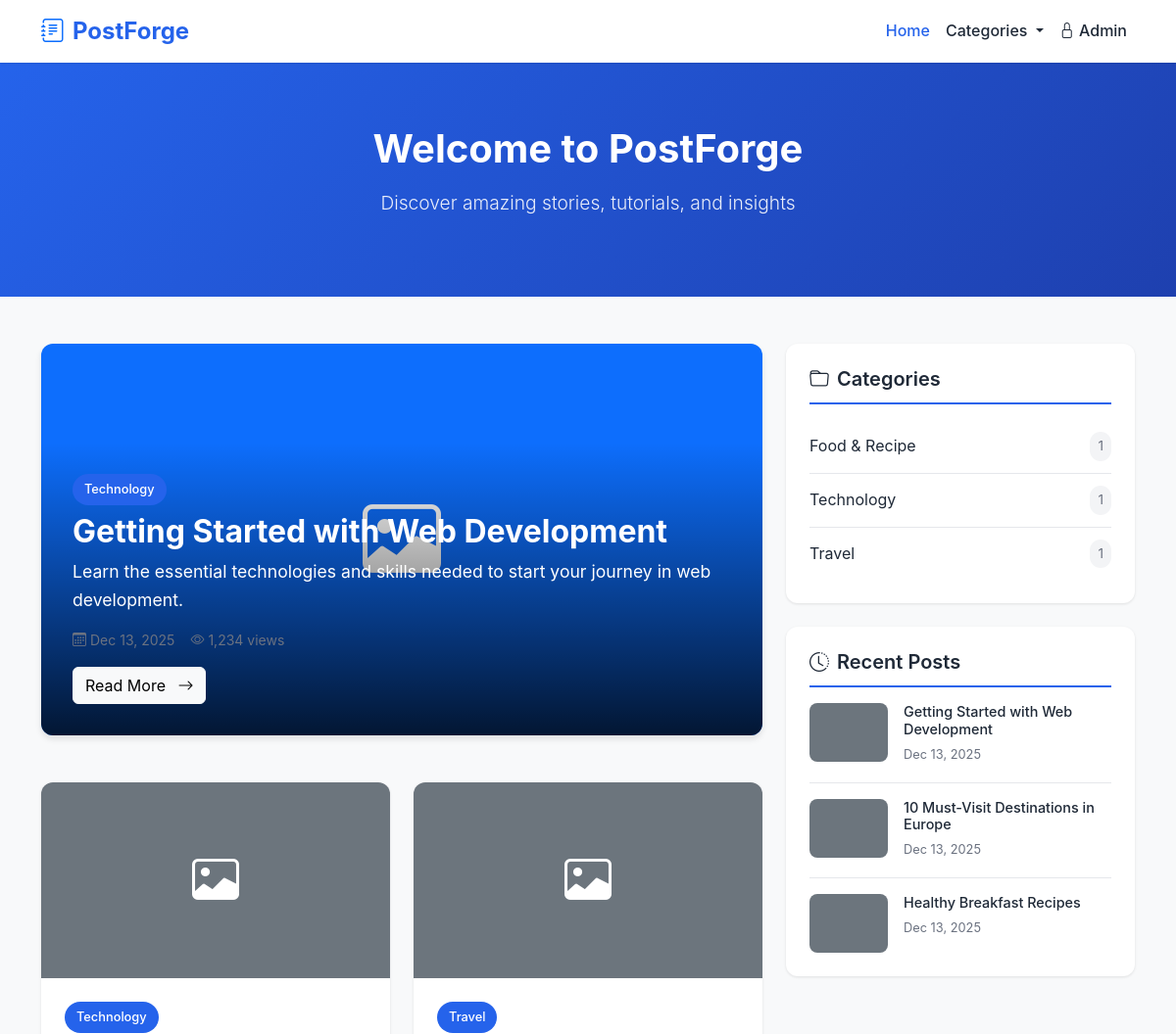
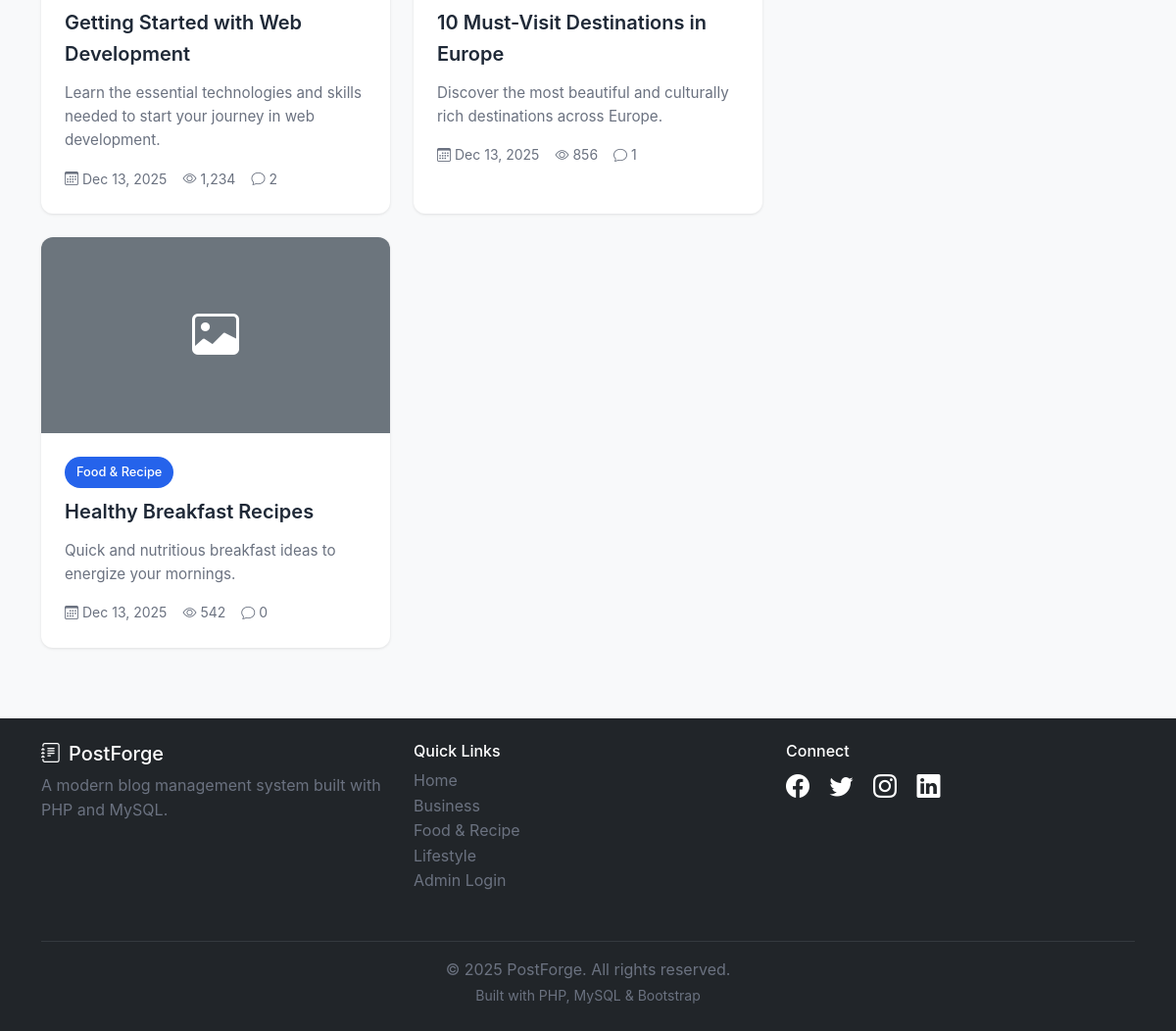
The page / on the database its author committed (2 pictures, top to bottom).
### tables this page shows
CREATE TABLE IF NOT EXISTS posts (
    id INT PRIMARY KEY AUTO_INCREMENT,
    title VARCHAR(255) NOT NULL,
    slug VARCHAR(255) UNIQUE NOT NULL,
    content TEXT NOT NULL,
    excerpt TEXT,
    featured_image VARCHAR(255),
    category_id INT,
    author_id INT,
    status ENUM('draft', 'published') DEFAULT 'draft',
    views INT DEFAULT 0,
    created_at TIMESTAMP DEFAULT CURRENT_TIMESTAMP,
    updated_at TIMESTAMP DEFAULT CURRENT_TIMESTAMP ON UPDATE CURRENT_TIMESTAMP,
    published_at TIMESTAMP NULL,
    FOREIGN KEY (category_id) REFERENCES categories(id) ON DELETE SET NULL,
    FOREIGN KEY (author_id) REFERENCES admins(id) ON DELETE CASCADE,
    INDEX idx_slug (slug),
    INDEX idx_status (status),
    INDEX idx_category (category_id),
    INDEX idx_author (author_id),
    INDEX idx_created (created_at),
    FULLTEXT idx_search (title, content)
);

CREATE TABLE IF NOT EXISTS categories (
    id INT PRIMARY KEY AUTO_INCREMENT,
    name VARCHAR(100) UNIQUE NOT NULL,
    slug VARCHAR(100) UNIQUE NOT NULL,
    description TEXT,
    created_at TIMESTAMP DEFAULT CURRENT_TIMESTAMP,
    INDEX idx_slug (slug)
);

### includes/functions.php (called while the page is built, shortened)
<?php
function sanitize($data) {
    return htmlspecialchars($data, ENT_QUOTES, 'UTF-8');
}
function formatDate($date, $format = 'M d, Y') {
    return date($format, strtotime($date));
}
function truncate($text, $length = 100, $suffix = '...') {
    return $text;
}
function formatNumber($number) {
    return number_format($number);
}

### public/index.php (the view, shortened to what this page needs)
<?php
require_once '../includes/functions.php';
$page = isset($_GET['page']) ? (int)$_GET['page'] : 1;
try {
    $db = getDB();
    $featuredStmt = $db->query("
        SELECT p.*, c.name as category_name, c.slug as category_slug
        FROM posts p
        LEFT JOIN categories c ON p.category_id = c.id
        WHERE p.status = 'published'
        ORDER BY p.published_at DESC
        LIMIT 1
    ");
    $featuredPost = $featuredStmt->fetch();
    $countStmt = $db->query("SELECT COUNT(*) as count FROM posts WHERE status = 'published'");
    $total = $countStmt->fetch()['count'];
    $pagination = getPagination($total, POSTS_PER_PAGE, $page);
    $postsStmt = $db->prepare("
        SELECT p.*, c.name as category_name, c.slug as category_slug, a.full_name as author_name, a.profile_image as author_image,
               (SELECT COUNT(*) FROM comments WHERE post_id = p.id AND status = 'approved') as comment_count
        FROM posts p
        LEFT JOIN categories c ON p.category_id = c.id
        LEFT JOIN admins a ON p.author_id = a.id
        WHERE p.status = 'published'
        ORDER BY p.published_at DESC
        LIMIT :offset, :limit
    ");
    $postsStmt->execute([
        'offset' => $pagination['offset'],
        'limit' => POSTS_PER_PAGE
    ]);
    $posts = $postsStmt->fetchAll();
    $categoriesStmt = $db->query("
        SELECT c.*, COUNT(p.id) as post_count
        FROM categories c
        LEFT JOIN posts p ON c.id = p.category_id AND p.status = 'published'
        GROUP BY c.id
        HAVING post_count > 0
        ORDER BY c.name ASC
    ");
    $categories = $categoriesStmt->fetchAll();
    $recentStmt = $db->query("
        SELECT p.*, c.name as category_name
        FROM posts p
        LEFT JOIN categories c ON p.category_id = c.id
        WHERE p.status = 'published'
        ORDER BY p.published_at DESC
        LIMIT 5
    ");
    $recentPosts = $recentStmt->fetchAll();
} catch (PDOException $e) {
    $error = 'Error loading posts';
    $posts = [];
}
include 'includes/header.php';
?>
<div class="hero-section">
    <div class="container text-center">
        <h1>Welcome to <?php echo SITE_NAME; ?></h1>
        <p class="lead">Discover amazing stories, tutorials, and insights</p>
    </div>
</div>
<div class="container mb-5">
    <div class="row">
        <div class="col-lg-8">
            <?php if ($featuredPost && $page == 1): ?>
                <div class="featured-post">
                    <?php if ($featuredPost['featured_image']): ?>
                        <img src="<?php echo UPLOAD_URL . sanitize($featuredPost['featured_image']); ?>"
                             alt="<?php echo sanitize($featuredPost['title']); ?>"
                             class="featured-post-img">
                    <?php else: ?>
                        <div class="featured-post-img bg-primary d-flex align-items-center justify-content-center">
                            <i class="bi bi-image text-white" style="font-size: 5rem;"></i>
                        </div>
                    <?php endif; ?>
                    <div class="featured-post-overlay">
                        <a href="category.php?slug=<?php echo $featuredPost['category_slug']; ?>"
                           class="category-badge mb-2">
                            <?php echo sanitize($featuredPost['category_name'] ?? 'Uncategorized'); ?>
                        </a>
                        <h2><?php echo sanitize($featuredPost['title']); ?></h2>
                        <p><?php echo sanitize(truncate($featuredPost['excerpt'], 150)); ?></p>
                        <div class="post-meta">
                            <span class="post-meta-item">
                                <i class="bi bi-calendar3"></i>
                                <?php echo formatDate($featuredPost['published_at']); ?>
                            </span>
                            <span class="post-meta-item">
                                <i class="bi bi-eye"></i>
                                <?php echo formatNumber($featuredPost['views']); ?> views
                            </span>
                        </div>
                        <a href="post.php?slug=<?php echo $featuredPost['slug']; ?>"
                           class="btn btn-light mt-3">
                            Read More <i class="bi bi-arrow-right ms-2"></i>
                        </a>
                    </div>
                </div>
            <?php endif; ?>
            <div class="row">
                <?php if (empty($posts)): ?>
                    <div class="col-12">
                        <div class="alert alert-info">
                            <i class="bi bi-info-circle me-2"></i>No posts available yet.
                        </div>
                    </div>
                <?php else: ?>
                    <?php foreach ($posts as $post): ?>
                        <div class="col-md-6 mb-4">
                            <div class="card post-card">
                                <?php if ($post['featured_image']): ?>
                                    <img src="<?php echo UPLOAD_URL . sanitize($post['featured_image']); ?>"
                                         alt="<?php echo sanitize($post['title']); ?>"
                                         class="post-card-img">
                                <?php else: ?>
                                    <div class="post-card-img bg-secondary d-flex align-items-center justify-content-center">
                                        <i class="bi bi-image text-white" style="font-size: 3rem;"></i>
                                    </div>
                                <?php endif; ?>
                                <div class="post-card-body">
                                    <a href="category.php?slug=<?php echo $post['category_slug']; ?>"
                                       class="category-badge mb-2">
                                        <?php echo sanitize($post['category_name'] ?? 'Uncategorized'); ?>
                                    </a>
                                    <a href="post.php?slug=<?php echo $post['slug']; ?>"
                                       class="post-card-title">
                                        <?php echo sanitize($post['title']); ?>
                                    </a>
                                    <p class="post-card-excerpt">
                                        <?php echo sanitize(truncate($post['excerpt'], 100)); ?>
                                    </p>
                                    <div class="post-meta">
                                        <span class="post-meta-item">
                                            <i class="bi bi-calendar3"></i>
                                            <?php echo formatDate($post['published_at'], 'M d, Y'); ?>
                                        </span>
                                        <span class="post-meta-item">
                                            <i class="bi bi-eye"></i>
                                            <?php echo formatNumber($post['views']); ?>
                                        </span>
                                        <span class="post-meta-item">
                                            <i class="bi bi-chat"></i>
                                            <?php echo $post['comment_count']; ?>
                                        </span>
                                    </div>
                                </div>
                            </div>
                        </div>
                    <?php endforeach; ?>
                <?php endif; ?>
            </div>
        </div>
        <div class="col-lg-4">
            <?php if (!empty($categories)): ?>
                <div class="sidebar-widget">
                    <h5><i class="bi bi-folder me-2"></i>Categories</h5>
                    <?php foreach ($categories as $category): ?>
                        <div class="category-list-item">
                            <a href="category.php?slug=<?php echo $category['slug']; ?>">
                                <?php echo sanitize($category['name']); ?>
                            </a>
                            <span class="category-count"><?php echo $category['post_count']; ?></span>
                        </div>
                    <?php endforeach; ?>
                </div>
            <?php endif; ?>
            <?php if (!empty($recentPosts)): ?>
                <div class="sidebar-widget">
                    <h5><i class="bi bi-clock-history me-2"></i>Recent Posts</h5>
                    <?php foreach ($recentPosts as $recent): ?>
                        <div class="recent-post-item">
                            <?php if ($recent['featured_image']): ?>
                                <img src="<?php echo UPLOAD_URL . sanitize($recent['featured_image']); ?>"
                                     alt="<?php echo sanitize($recent['title']); ?>"
                                     class="recent-post-img">
                            <?php else: ?>
                                <div class="recent-post-img bg-secondary"></div>
                            <?php endif; ?>
                            <div class="recent-post-info">
                                <h6>
                                    <a href="post.php?slug=<?php echo $recent['slug']; ?>">
                                        <?php echo sanitize(truncate($recent['title'], 50)); ?>
                                    </a>
                                </h6>
                                <small class="recent-post-date">
                                    <?php echo formatDate($recent['published_at'], 'M d, Y'); ?>
                                </small>
                            </div>
                        </div>
                    <?php endforeach; ?>
                </div>
            <?php endif; ?>
        </div>
    </div>
</div>
<?php include 'includes/footer.php'; ?>

### public/includes/footer.php (shortened to what this page needs)
    </main>
    <footer class="bg-dark text-white mt-5 py-4">
        <div class="container">
            <div class="row">
                <div class="col-md-4 mb-3">
                    <h5><i class="bi bi-journal-text me-2"></i><?php echo SITE_NAME; ?></h5>
                    <p class="text-muted">A modern blog management system built with PHP and MySQL.</p>
                </div>
                <div class="col-md-4 mb-3">
                    <h6>Quick Links</h6>
                    <ul class="list-unstyled">
                        <li><a href="index.php" class="text-muted text-decoration-none">Home</a></li>
                        <?php
                        try {
                            $db = getDB();
                            $footerCatsStmt = $db->query("SELECT * FROM categories ORDER BY name ASC LIMIT 3");
                            $footerCategories = $footerCatsStmt->fetchAll();
                            foreach ($footerCategories as $footerCat):
                        ?>
                            <li>
                                <a href="category.php?slug=<?php echo $footerCat['slug']; ?>"
                                   class="text-muted text-decoration-none">
                                    <?php echo sanitize($footerCat['name']); ?>
                                </a>
                            </li>
                        <?php
                            endforeach;
                        } catch (PDOException $e) {
                        }
                        ?>
                        <li><a href="../admin/login.php" class="text-muted text-decoration-none">Admin Login</a></li>
                    </ul>
                </div>
                <div class="col-md-4 mb-3">
                    <h6>Connect</h6>
                    <div class="social-links">
                        <a href="#" class="text-white me-3"><i class="bi bi-facebook"></i></a>
                        <a href="#" class="text-white me-3"><i class="bi bi-twitter"></i></a>
                        <a href="#" class="text-white me-3"><i class="bi bi-instagram"></i></a>
                        <a href="#" class="text-white me-3"><i class="bi bi-linkedin"></i></a>
                    </div>
                </div>
            </div>
            <hr class="border-secondary">
            <div class="text-center text-muted">
                <p class="mb-0">&copy; <?php echo date('Y'); ?> <?php echo SITE_NAME; ?>. All rights reserved.</p>
                <small>Built with PHP, MySQL & Bootstrap</small>
            </div>
        </div>
    </footer>
</body>
</html>

### rows shown on the page
posts: category.name "Technology", title "Getting Started with Web Development", excerpt "Learn the essential technologies and skills needed to start your journey in web development.", published_at "Dec 13, 2025", views "1,234", comment_count "2"
posts: category.name "Travel", title "10 Must-Visit Destinations in Europe", excerpt "Discover the most beautiful and culturally rich destinations across Europe.", published_at "Dec 13, 2025", views "856", comment_count "1"
posts: category.name "Food & Recipe", title "Healthy Breakfast Recipes", excerpt "Quick and nutritious breakfast ideas to energize your mornings.", published_at "Dec 13, 2025", views "542", comment_count "0"
categories: name "Food & Recipe", post_count "1"
categories: name "Technology", post_count "1"
categories: name "Travel", post_count "1"
categories: name "Business"
categories: name "Lifestyle"

### other values the page prints
SITE_NAME "PostForge"
